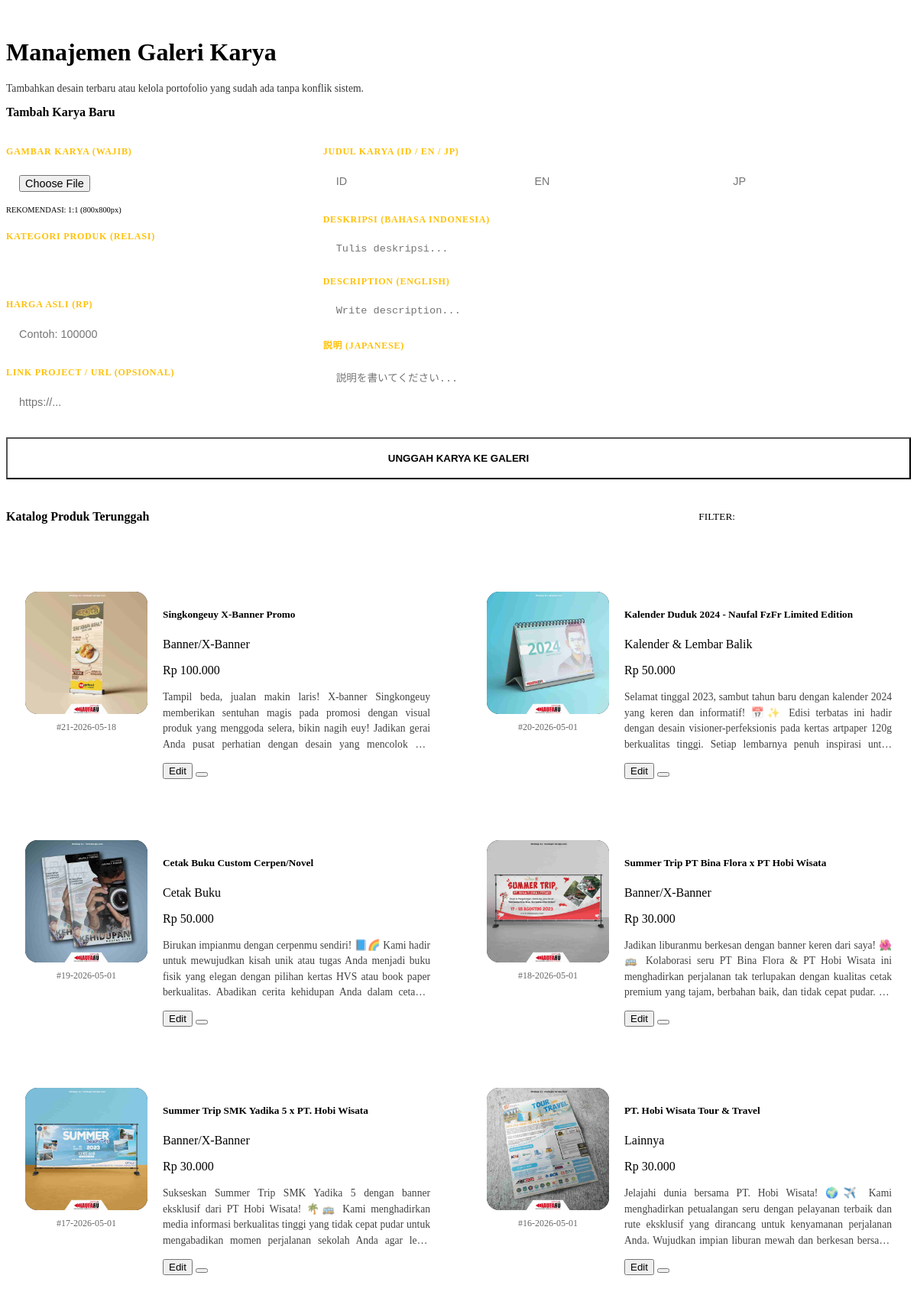
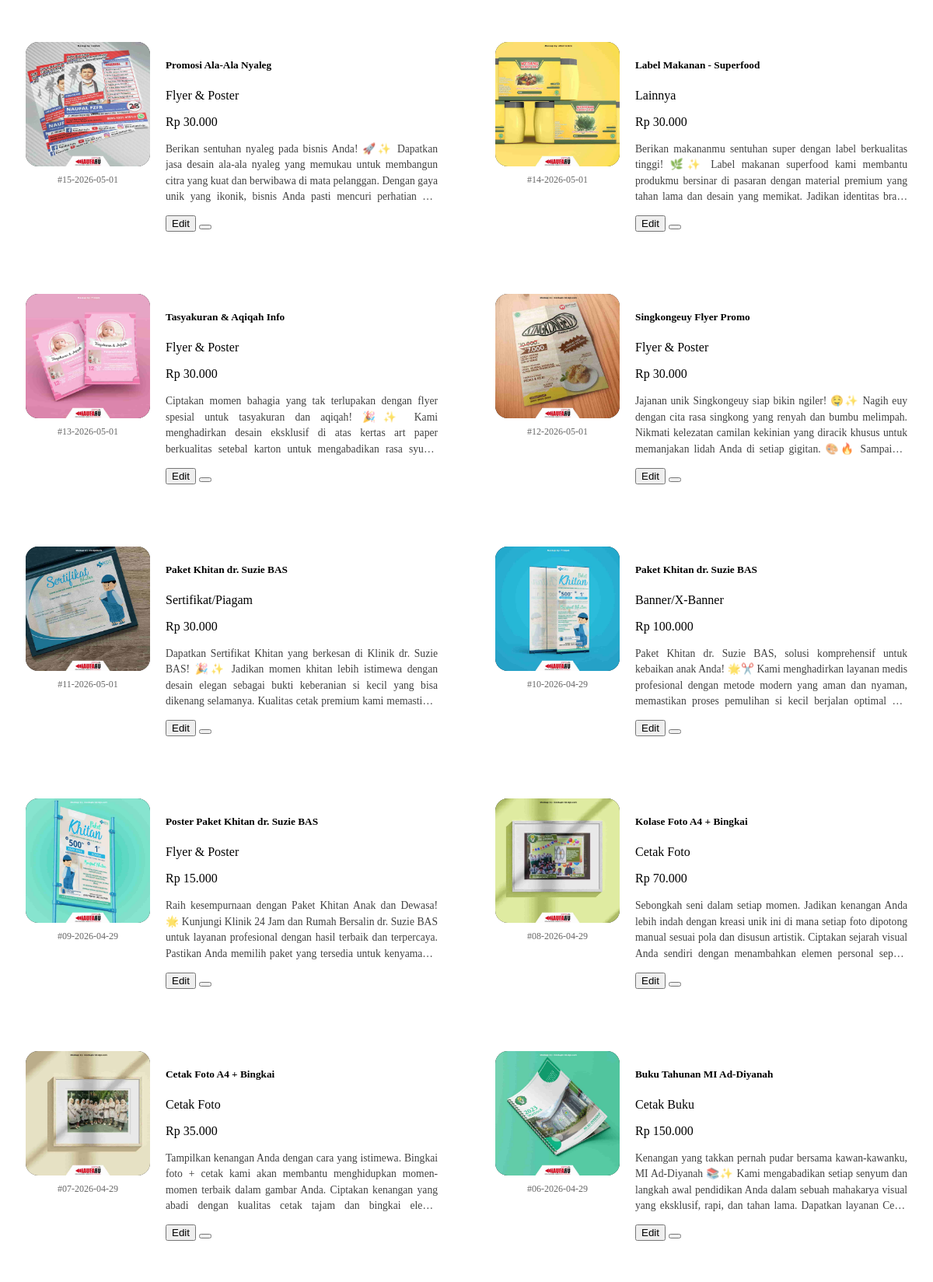
Screenshot of /naufaru-website/admin/sections/section_karya.php (upper part) with the database file from the repository (2 pictures, top to bottom).
### tables this page shows
CREATE TABLE `site_portfolio` (
  `id` int(11) NOT NULL,
  `product_id` int(11) NOT NULL,
  `image_path` varchar(255) NOT NULL,
  `link_url` text DEFAULT NULL,
  `title_id` varchar(255) DEFAULT NULL,
  `title_en` varchar(255) DEFAULT NULL,
  `title_jp` varchar(255) DEFAULT NULL,
  `desc_id` text DEFAULT NULL,
  `desc_en` text DEFAULT NULL,
  `desc_jp` text DEFAULT NULL,
  `price_original` bigint(20) DEFAULT 0,
  `upload_date` timestamp NOT NULL DEFAULT current_timestamp(),
  `price_display` varchar(50) DEFAULT NULL,
  `date_created` timestamp NOT NULL DEFAULT current_timestamp()
);

CREATE TABLE `site_products` (
  `id` int(11) NOT NULL,
  `product_slug` varchar(50) NOT NULL,
  `product_name_id` varchar(100) DEFAULT NULL,
  `product_name_en` varchar(100) DEFAULT NULL,
  `product_name_jp` varchar(100) DEFAULT NULL,
  `base_price` decimal(15,2) DEFAULT 0.00,
  `is_active` tinyint(1) DEFAULT 1
);

### naufaru-website/admin/sections/section_karya.php (the view, shortened to what this page needs)
<div class="glass-card welcome-card" style="margin-top: 50px;">
    <h1>Manajemen Galeri Karya</h1>
    <p style="font-size: 0.85rem; opacity: 0.8;">Tambahkan desain terbaru atau kelola portofolio yang sudah ada tanpa konflik sistem.</p>
</div>
<div class="glass-card" style="overflow: visible;">
    <h4 style="font-size: 1rem; border-bottom: 1px solid var(--glass-border); padding-bottom: 10px; margin-bottom: 25px; margin-top: 0px;">
        <i class="fas fa-plus-circle me-2"></i> Tambah Karya Baru
    </h4>
    <form action="proses_update_portfolio.php" method="POST" enctype="multipart/form-data">
        <div style="display: grid; grid-template-columns: 1fr 2fr; gap: 30px;">
            <div>
                <div class="form-group mb-4">
                    <label class="label-text">GAMBAR KARYA (WAJIB)</label>
                    <input type="file" name="portfolio_image" class="input-glass" required>
                    <small style="color: var(--accent); font-size: 0.65rem; display: block; margin-top: 5px;">REKOMENDASI: 1:1 (800x800px)</small>
                </div>
                <div class="form-group mb-4">
                    <label class="label-text">KATEGORI PRODUK (RELASI)</label>
                    <button type="button" class="input-glass text-start d-flex justify-content-between align-items-center" onclick="window.nfr_karya_openModal('nfrModalAddCategory')" style="cursor: pointer; background: rgba(255,255,255,0.02); width:100%;">
                        <span id="add_karya_category_label" style="color: rgba(255,255,255,0.5); font-size: 0.9rem;">Pilih Kategori...</span>
                    </button>
                </div>
                <div class="form-group mb-4">
                    <label class="label-text">HARGA ASLI (RP)</label>
                    <input type="number" name="price_original" class="input-glass" placeholder="Contoh: 100000" required>
                </div>
                <div class="form-group">
                    <label class="label-text">LINK PROJECT / URL (OPSIONAL)</label>
                    <input type="url" name="link_url" class="input-glass" placeholder="https://...">
                </div>
            </div>
            <div>
                <div class="form-group mb-4">
                    <label class="label-text">JUDUL KARYA (ID / EN / JP)</label>
                    <div style="display: grid; grid-template-columns: 1fr 1fr 1fr; gap: 10px;">
                        <input type="text" name="title_id" class="input-glass" placeholder="ID" required>
                        <input type="text" name="title_en" class="input-glass" placeholder="EN">
                        <input type="text" name="title_jp" class="input-glass" placeholder="JP">
                    </div>
                </div>
                <div class="form-group mb-3">
                    <label class="label-text">DESKRIPSI (BAHASA INDONESIA)</label>
                    <textarea name="desc_id" class="input-glass" rows="2" placeholder="Tulis deskripsi..." style="resize:none; font-size:0.85rem;"></textarea>
                </div>
                <div class="form-group mb-3">
                    <label class="label-text">DESCRIPTION (ENGLISH)</label>
                    <textarea name="desc_en" class="input-glass" rows="2" placeholder="Write description..." style="resize:none; font-size:0.85rem;"></textarea>
                </div>
                <div class="form-group">
                    <label class="label-text">説明 (JAPANESE)</label>
                    <textarea name="desc_jp" class="input-glass" rows="2" placeholder="説明を書いてください..." style="resize:none; font-size:0.85rem;"></textarea>
                </div>
            </div>
        </div>
        <button type="submit" class="btn-action" style="background: var(--accent); width: 100%; padding: 18px; font-weight: bold; margin-top: 25px;">
            <i class="fas fa-cloud-upload-alt me-2"></i> UNGGAH KARYA KE GALERI
        </button>
    </form>
</div>
<div id="nfrMainGalleryDashboardBox" class="glass-card" style="margin-top: 30px; overflow: visible;">
    <div style="display: flex; justify-content: space-between; align-items: center; border-bottom: 1px solid var(--glass-border); padding-bottom: 15px; margin-bottom: 25px;">
        <h4 style="margin: 0;"><i class="fas fa-images me-2"></i> Katalog Produk Terunggah</h4>
        <div style="display: flex; align-items: center; gap: 10px;">
            <small class="label-text-desc">FILTER:</small>
            <button type="button" class="input-glass d-flex justify-content-between align-items-center" onclick="window.nfr_karya_openModal('nfrModalFilterList')" style="width: 220px; cursor: pointer; text-align: left; padding: 10px 15px; background: rgba(255,255,255,0.03);">
                <span id="nfr_karya_filter_current_label" style="font-size: 0.85rem;">Semua Kategori</span>
            </button>
        </div>
    </div>
    <div class="nfr-karya-slider-container">
        <div id="nfrKaryaGalleryWrapper"></div>
    </div>
    <div id="nfrKaryaRawStorage" style="display: none !important;">
        <?php
        $q_list_karya = mysqli_query($conn, "SELECT p.*, s.product_name_id FROM site_portfolio p
                                       JOIN site_products s ON p.product_id = s.id
                                       ORDER BY p.id DESC");
        $total_items_karya = mysqli_num_rows($q_list_karya);
        $current_no_karya = $total_items_karya;
        while($row_karya = mysqli_fetch_assoc($q_list_karya)):
            $product_code_karya = "#" . str_pad($current_no_karya, 2, '0', STR_PAD_LEFT) . "-" . date('Y-m-d', strtotime($row_karya['upload_date']));
            $current_no_karya--;
        ?>
            <div class="nfr-karya-grid-item gallery-item nfr-cat-<?= $row_karya['product_id']; ?>">
                <div class="admin-katalog-card-box">
                    <div class="admin-katalog-media">
                        <div class="nfr-karya-img-frame">
                            <img src="../assets/imgs/img-portfolio/<?= $row_karya['image_path']; ?>" onerror="this.src='../assets/imgs/placeholder.png'">
                        </div>
                        <span class="admin-katalog-code"><?= $product_code_karya; ?></span>
                    </div>
                    <div class="admin-katalog-details">
                        <div class="content-text-area">
                            <h5 class="admin-katalog-title"><?= htmlspecialchars($row_karya['title_id']); ?></h5>
                            <span class="admin-katalog-badge"><?= $row_karya['product_name_id']; ?></span>
                            <p class="admin-katalog-price">Rp <?= number_format($row_karya['price_original'], 0, ',', '.'); ?></p>
                            <p class="admin-katalog-desc"><?= htmlspecialchars($row_karya['desc_id']); ?></p>
                        </div>
                        <div class="admin-katalog-actions">
                            <button type="button" class="admin-btn-edit" onclick='window.nfr_karya_triggerEdit(<?= json_encode($row_karya, JSON_HEX_APOS | JSON_HEX_QUOT); ?>)'>Edit</button>
                            <button type="button" class="admin-btn-delete" onclick="window.nfr_karya_triggerDelete(<?= $row_karya['id']; ?>)"><i class="fas fa-trash"></i></button>
                        </div>
                    </div>
                </div>
            </div>
        <?php endwhile; ?>
    </div>
</div>

### naufaru-website/admin/sections/section_karya.php (style rules this page uses)
.nfr-karya-slider-container { overflow: hidden; width: 100%; padding: 15px 0; }
#nfrKaryaGalleryWrapper { display: flex !important; flex-direction: row !important; flex-wrap: wrap !important; gap: 30px 24px !important; width: 100% !important; align-items: stretch !important; transition: transform 0.4s ease; }
.nfr-karya-grid-item { display: flex !important; flex-direction: column !important; flex: 0 0 calc(50% - 12px) !important; width: calc(50% - 12px) !important; min-width: calc(50% - 12px) !important; max-width: calc(50% - 12px) !important; box-sizing: border-box !important; margin-bottom: 0px !important; }
.admin-katalog-card-box { display: flex !important; flex-direction: row !important; gap: 20px !important; flex: 1 1 auto !important; height: 100% !important; padding: 24px !important; border-radius: 20px !important; background: rgba(255, 255, 255, 0.02) !important; border: 1px solid rgba(255, 255, 255, 0.05) !important; box-sizing: border-box !important; transition: all 0.3s ease !important; }
.admin-katalog-media { flex: 0 0 160px !important; width: 160px !important; display: flex !important; flex-direction: column !important; align-items: center !important; }
.nfr-karya-img-frame { width: 100% !important; aspect-ratio: 1 / 1 !important; overflow: hidden; border-radius: 16px; background: #151515; position: relative; }
.nfr-karya-img-frame img { width: 100%; height: 100%; object-fit: cover !important; }
.admin-katalog-code { display: block !important; margin-top: 10px !important; font-size: 0.75rem !important; opacity: 0.6; text-align: center; width: 100%; }
.admin-katalog-details { display: flex !important; flex-direction: column !important; flex: 1 1 auto !important; justify-content: space-between !important; }
.content-text-area { flex: 1 1 auto !important; }
.admin-katalog-desc { text-align: justify !important; text-justify: inter-word; font-size: 0.85rem; line-height: 1.5; opacity: 0.75; margin-top: 8px; display: -webkit-box !important; -webkit-line-clamp: 4 !important; -webkit-box-orient: vertical !important; overflow: hidden !important; text-overflow: ellipsis !important; }
.nfr-karya-modal-scroll .form-group, .form-group.mb-4 { margin-bottom: 22px !important; }
.karya-label-modal, .label-text { display: block; color: #ffc107; font-size: 0.75rem; font-weight: 800; text-transform: uppercase; margin-bottom: 10px !important; letter-spacing: 0.8px; }
.video-input-premium-glass, .input-glass { width: 100%; padding: 12px 16px; background: rgba(255,255,255,0.03); border: 1px solid rgba(255,255,255,0.1); border-radius: 12px; color: white; font-size: 0.9rem; transition: all 0.25s ease; box-sizing: border-box; }

### rows the page displays
site_portfolio: image_path (picture), upload_date "#21-2026-05-18", title "Singkongeuy X-Banner Promo", product.product_name_id "Banner/X-Banner", price_original "100.000", desc "Tampil beda, jualan makin laris! X-banner Singkongeuy memberikan sentuhan magis pada promosi dengan visual produk yang menggoda selera, bikin nagih euy! Jadikan gerai Anda pusat perhatian dengan desain yang mencolok…"
site_portfolio: image_path (picture), upload_date "#20-2026-05-01", title "Kalender Duduk 2024 - Naufal FzFr Limited Edition", product.product_name_id "Kalender & Lembar Balik", price_original "50.000", desc "Selamat tinggal 2023, sambut tahun baru dengan kalender 2024 yang keren dan informatif! 📅✨ Edisi terbatas ini hadir dengan desain visioner-perfeksionis pada kertas artpaper 120g berkualitas tinggi. Setiap lembarnya penuh inspirasi…"
site_portfolio: image_path (picture), upload_date "#19-2026-05-01", title "Cetak Buku Custom Cerpen/Novel", product.product_name_id "Cetak Buku", price_original "50.000", desc "Birukan impianmu dengan cerpenmu sendiri! 📘🌈 Kami hadir untuk mewujudkan kisah unik atau tugas Anda menjadi buku fisik yang elegan dengan pilihan kertas HVS atau book paper berkualitas. Abadikan cerita kehidupan Anda dalam…"
site_portfolio: image_path (picture), upload_date "#18-2026-05-01", title "Summer Trip PT Bina Flora x PT Hobi Wisata", product.product_name_id "Banner/X-Banner", price_original "30.000", desc "Jadikan liburanmu berkesan dengan banner keren dari saya! 🌺🚌 Kolaborasi seru PT Bina Flora & PT Hobi Wisata ini menghadirkan perjalanan tak terlupakan dengan kualitas cetak premium yang tajam, berbahan baik, dan tidak cepat…"
site_portfolio: image_path (picture), upload_date "#17-2026-05-01", title "Summer Trip SMK Yadika 5 x PT. Hobi Wisata", product.product_name_id "Banner/X-Banner", price_original "30.000", desc "Sukseskan Summer Trip SMK Yadika 5 dengan banner eksklusif dari PT Hobi Wisata! 🌴🚌 Kami menghadirkan media informasi berkualitas tinggi yang tidak cepat pudar untuk mengabadikan momen perjalanan sekolah Anda agar…"
site_portfolio: image_path (picture), upload_date "#16-2026-05-01", title "PT. Hobi Wisata Tour & Travel", product.product_name_id "Lainnya", price_original "30.000", desc "Jelajahi dunia bersama PT. Hobi Wisata! 🌍✈️ Kami menghadirkan petualangan seru dengan pelayanan terbaik dan rute eksklusif yang dirancang untuk kenyamanan perjalanan Anda. Wujudkan impian liburan mewah dan berkesan…"
site_portfolio: image_path (picture), upload_date "#15-2026-05-01", title "Promosi Ala-Ala Nyaleg", product.product_name_id "Flyer & Poster", price_original "30.000", desc "Berikan sentuhan nyaleg pada bisnis Anda! 🚀✨ Dapatkan jasa desain ala-ala nyaleg yang memukau untuk membangun citra yang kuat dan berwibawa di mata pelanggan. Dengan gaya unik yang ikonik, bisnis Anda pasti mencuri perhatian…"
site_portfolio: image_path (picture), upload_date "#14-2026-05-01", title "Label Makanan - Superfood", product.product_name_id "Lainnya", price_original "30.000", desc "Berikan makananmu sentuhan super dengan label berkualitas tinggi! 🌿✨ Label makanan superfood kami membantu produkmu bersinar di pasaran dengan material premium yang tahan lama dan desain yang memikat. Jadikan identitas…"
site_portfolio: image_path (picture), upload_date "#13-2026-05-01", title "Tasyakuran & Aqiqah Info", product.product_name_id "Flyer & Poster", price_original "30.000", desc "Ciptakan momen bahagia yang tak terlupakan dengan flyer spesial untuk tasyakuran dan aqiqah! 🎉✨ Kami menghadirkan desain eksklusif di atas kertas art paper berkualitas setebal karton untuk mengabadikan rasa…"
site_portfolio: image_path (picture), upload_date "#12-2026-05-01", title "Singkongeuy Flyer Promo", product.product_name_id "Flyer & Poster", price_original "30.000", desc "Jajanan unik Singkongeuy siap bikin ngiler! 🤤✨ Nagih euy dengan cita rasa singkong yang renyah dan bumbu melimpah. Nikmati kelezatan camilan kekinian yang diracik khusus untuk memanjakan lidah Anda di setiap gigitan. 🎨🔥…"
site_portfolio: image_path (picture), upload_date "#11-2026-05-01", title "Paket Khitan dr. Suzie BAS", product.product_name_id "Sertifikat/Piagam", price_original "30.000", desc "Dapatkan Sertifikat Khitan yang berkesan di Klinik dr. Suzie BAS! 🎉✨ Jadikan momen khitan lebih istimewa dengan desain elegan sebagai bukti keberanian si kecil yang bisa dikenang selamanya. Kualitas cetak premium kami…"
site_portfolio: image_path (picture), upload_date "#10-2026-04-29", title "Paket Khitan dr. Suzie BAS", product.product_name_id "Banner/X-Banner", price_original "100.000", desc "Paket Khitan dr. Suzie BAS, solusi komprehensif untuk kebaikan anak Anda! 🌟✂️ Kami menghadirkan layanan medis profesional dengan metode modern yang aman dan nyaman, memastikan proses pemulihan si kecil berjalan optimal…"
site_portfolio: image_path (picture), upload_date "#09-2026-04-29", title "Poster Paket Khitan dr. Suzie BAS", product.product_name_id "Flyer & Poster", price_original "15.000", desc "Raih kesempurnaan dengan Paket Khitan Anak dan Dewasa! 🌟 Kunjungi Klinik 24 Jam dan Rumah Bersalin dr. Suzie BAS untuk layanan profesional dengan hasil terbaik dan terpercaya. Pastikan Anda memilih paket yang tersedia untuk…"
site_portfolio: image_path (picture), upload_date "#08-2026-04-29", title "Kolase Foto A4 + Bingkai", product.product_name_id "Cetak Foto", price_original "70.000", desc "Sebongkah seni dalam setiap momen. Jadikan kenangan Anda lebih indah dengan kreasi unik ini di mana setiap foto dipotong manual sesuai pola dan disusun artistik. Ciptakan sejarah visual Anda sendiri dengan menambahkan elemen personal…"
site_portfolio: image_path (picture), upload_date "#07-2026-04-29", title "Cetak Foto A4 + Bingkai", product.product_name_id "Cetak Foto", price_original "35.000", desc "Tampilkan kenangan Anda dengan cara yang istimewa. Bingkai foto + cetak kami akan membantu menghidupkan momen-momen terbaik dalam gambar Anda. Ciptakan kenangan yang abadi dengan kualitas cetak tajam dan bingkai…"
site_portfolio: image_path (picture), upload_date "#06-2026-04-29", title "Buku Tahunan MI Ad-Diyanah", product.product_name_id "Cetak Buku", price_original "150.000", desc "Kenangan yang takkan pernah pudar bersama kawan-kawanku, MI Ad-Diyanah 📚✨ Kami mengabadikan setiap senyum dan langkah awal pendidikan Anda dalam sebuah mahakarya visual yang eksklusif, rapi, dan tahan lama. Dapatkan layanan…"
